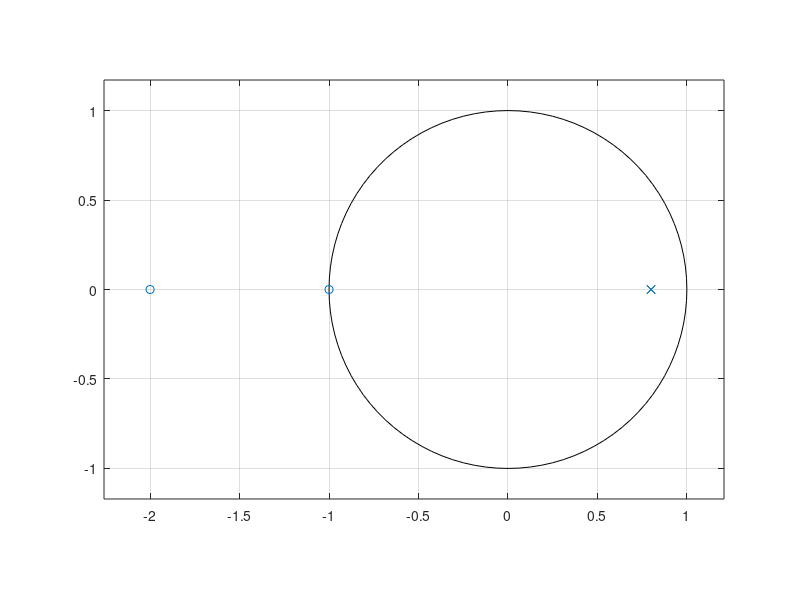
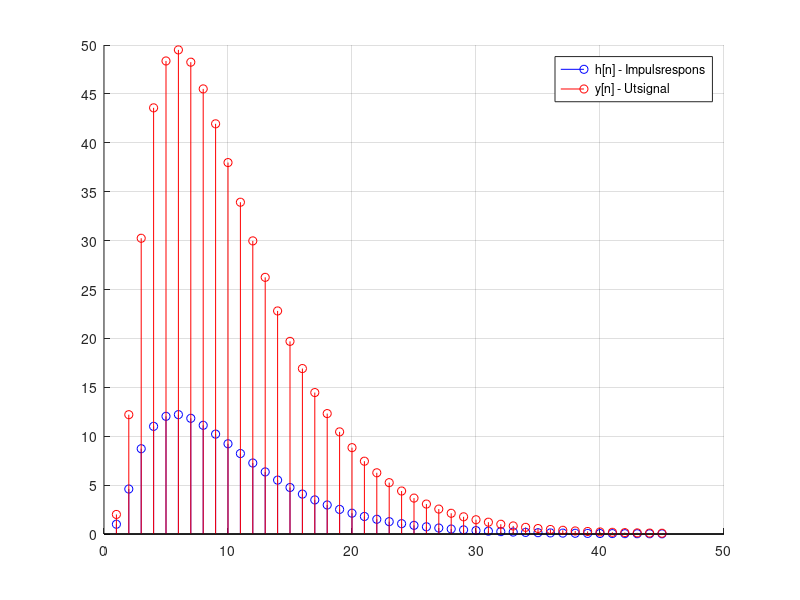
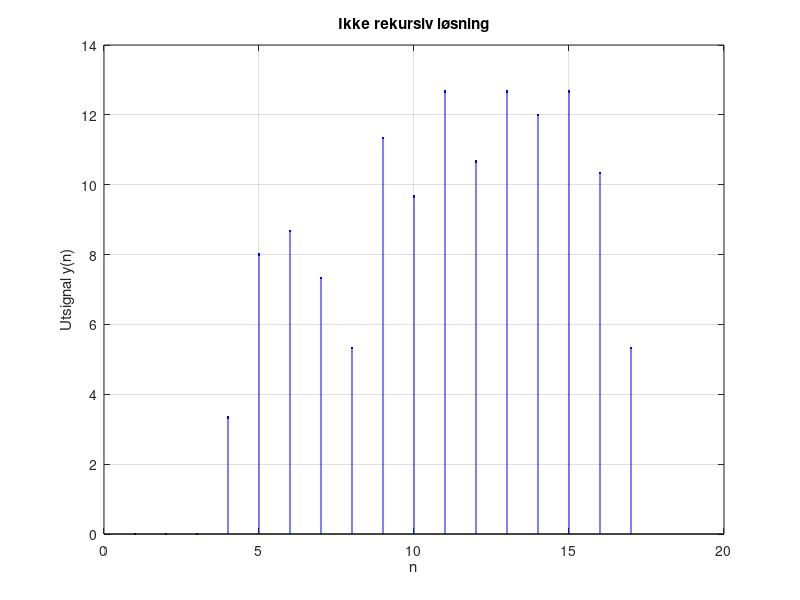
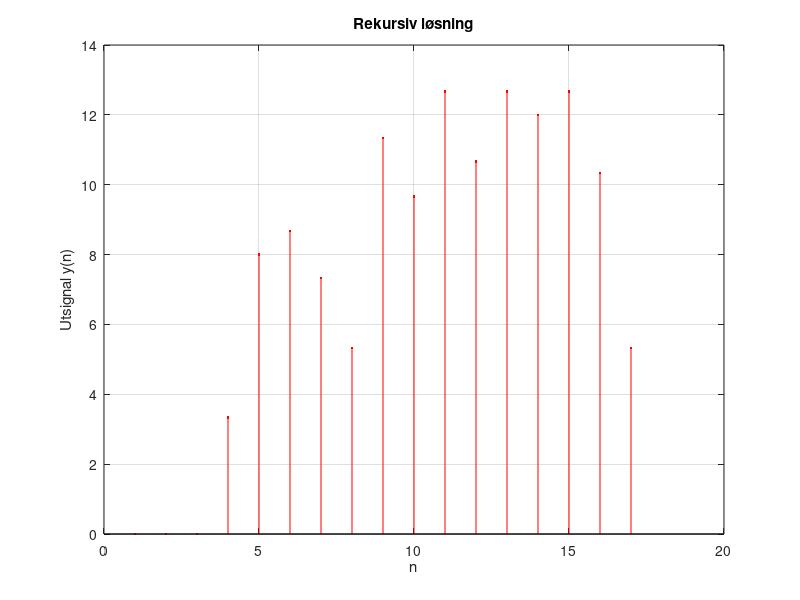

Source code (MATLAB) for these figures, in order:
x1 = [4, -1, 0, 5, 0];
x2 = [6, -1, 7, -1, 1];
x3 = [-4, 3, 2, 1, 0];

x4 = x2+x3

x_conv1 = conv(x1, x4);
disp(x_conv1);

x_conv2 = conv(x1, x2) + conv(x1, x3);
disp(x_conv2);

#diff
disp(x_conv1 - x_conv2);

######################
x1 = [2, 3, -1];
h = [1, 3, 2];

y = conv(x1, h);
disp(y);

pkg load signal; % signal-pakken må evt lades
close all; clear all; clc; format long;
b=[1 3 2]; % b-vektor (tellerpolynom), (sml FIR-filter i oppg. 3)
a=[1 -1.6 0.64]; % a-vektor (nevnerpolynom)
nullpkt= roots(b), abs_nullpkt = abs(nullpkt)
poler = roots(a), abs_poler = abs(poler)
zplane(b,a) % Tegn evt Pol-nullpunkts-diagrammet
h=impz(b,a, 45); % Impulsrespons (de 45 første verdiene)
% figure; stem(h); % Plot evt bare implulsresponsen
x=[2 3 -1]; % Innsignal
y = conv(x,h); % Utsignal gitt av konvolusjon
y= y(1:length(h)); % Begrens lengden til det samme lengde som h[n], for plotting
% Ly = length(y) % Kontroller evt lengden på y-vektor
figure; hold on;
stem(h,'b'); stem(y,'r'); hold off;
grid; yticks([-10:5:55]);
legend('h[n] - Impulsrespons', 'y[n] - Utsignal');
y(3:length(y)) % Tar bort de to første nullene og skriver ut resultatet


xx=[10,14,2,6,8,20,1,17,14,7,15,16];
x = [zeros(1,3), xx, zeros(1,2)]; % Legger til '0-ere' i starten og slutten
% Må ha 3 '0-ere' i starten for den rekursive løsningen.
% '0-ere' kan også legges inn manuelt:
% x=[0, 0, 0, xx, 0, 0];
% a) IKKE-rekursiv løsning (utsignal y)
y = zeros(size(x));
for n=3:length(x) % kunne ha startet på n=4, første element ut som ikke er null
 y(n)=(x(n)+x(n-1)+x(n-2))/3;
end;
% b) Rekursiv løsning (utsignal yr)
yr = zeros(size(x)); % Samme lengde som y (for IKKE-rekursiv løsning)
for n=4:length(x) % Må begynne for n=4 siden vi har x(n-3)
 yr(n)=yr(n-1) + (x(n)-x(n-3))/3;
end;
% Skriv ut de to resultatene og differensen for å se at de er like
y(1:8), yr(1:8) % Skriver ut de 8 første elementene
Differens = y-yr % Noen veldig små tall viser numerisk unøyaktighet
% ----------------------------------------------------------
% Alternativt, plot resultatene ('stem') og se at de er like.
% Behøver IKKE å spesifisere x-aksen
figure;
stem(y,'b.'); title('Ikke rekursiv løsning'); grid;
xlabel('n'); ylabel('Utsignal y(n)');
figure;
stem(yr,'r.'); title('Rekursiv løsning'); grid;
xlabel('n'); ylabel('Utsignal y(n)');
% Enklere å se eventuelle forskjeller om man plotter i samme diagram
figure; hold on;
stem(y,'b.'); stem(yr,'r.'); hold off; grid;
legend('IKKE rekursiv', 'Rekursiv', 'Location','northwest');
xlabel('n'); ylabel('Utsignal');


clear all; clc; format compact;
pkg load signal; % Brukes i Octave
n = [0:63];
b = [0.02 0.04 0.08 0.12 0.15 0.16 0.15 0.12 0.08 0.04 0.02]; % FIR
x0625 = sin(0.0625*pi*n); % Diskret frekvens pi/16
y0625 = filter(b,1,x0625);
figure; hold on; grid;
stem(n, x0625, 'b'); stem(n, y0625, 'r'); yticks([-1:0.1:1]);
% set(gca, 'ytick', -1:0.05:1); % Alternativ
% Merk 'ytick' og 'yticks'
hold off;


xx = [10,14,2,6,8,20,1,17,14,7,15,16];
x = [zeros(1,3), xx, zeros(1,2)];
y = zeros(size(x));
for n = 3:length(x)
    y(n) = (x(n)+x(n-1)+x(n-2))/3;
end
yr = zeros(size(x));
for n = 4:length(x)
    yr(n) = yr(n-1) + (x(n)-x(n-3))/3;
end
disp('y = '); disp(y);
disp('yr = '); disp(yr);
disp('Differens = '); disp(y-yr);



b = [0.02 0.04 0.08 0.12 0.15 0.16 ...
0.15 0.12 0.08 0.04 0.02];


hcofs = [];

for n = 1:length(b)
    hcofs = [hcofs, exp(-1j*0.0625*pi*(-n))];
end

disp('hcofs = '); disp(hcofs);

H = [];
for n = 1:length(b)
    H(n) = sum(b.*hcofs);
end
disp('|H| = '); disp(abs(H));

    


zplane([1, 3,2], [0, 0]); % Plot poler og nuller for FIR-filteret
